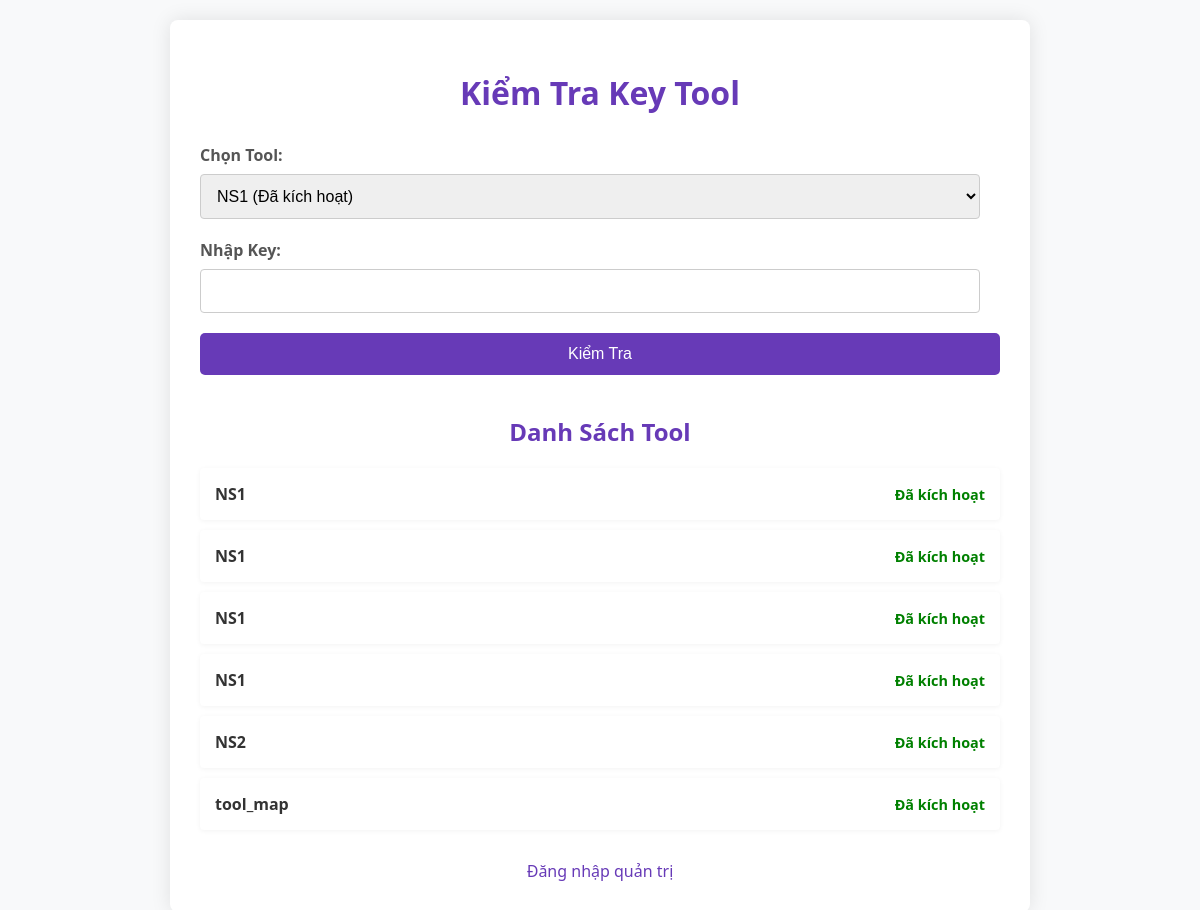
The page / on the database its author committed.
### tables this page shows
CREATE TABLE `tools` (
  `id` int(11) NOT NULL,
  `name` varchar(255) NOT NULL,
  `description` text DEFAULT NULL,
  `is_active` tinyint(1) DEFAULT 1,
  `created_at` timestamp NOT NULL DEFAULT current_timestamp(),
  `updated_at` timestamp NOT NULL DEFAULT current_timestamp() ON UPDATE current_timestamp()
);

### index.php (the view, shortened to what this page needs)
<?php
require_once 'admin/config.php';
$sql = "SELECT `id`, `name`, `is_active` FROM `tools` ORDER BY `name`";
$result = $conn->query($sql);
$tools = [];
if ($result->num_rows > 0) {
    while ($row = $result->fetch_assoc()) {
        $tools[] = $row;
    }
}
?>
<!DOCTYPE html>
<html lang="vi">
<head>
    <link rel="stylesheet" href="css/style.css">
</head>
<body>
    <div class="container">
        <h1>Kiểm Tra Key Tool</h1>
        <form method="post" action="<?php echo htmlspecialchars($_SERVER["PHP_SELF"]); ?>">
            <div class="form-group">
                <label for="tool_id">Chọn Tool:</label>
                <select class="form-control" name="tool_id" required>
                    <?php foreach ($tools as $tool): ?>
                        <option value="<?php echo $tool['id']; ?>"><?php echo $tool['name']; ?> (<?php echo $tool['is_active'] ? 'Đã kích hoạt' : 'Chưa kích hoạt'; ?>)</option>
                    <?php endforeach; ?>
                </select>
            </div>
            <div class="form-group">
                <label for="user_key">Nhập Key:</label>
                <input type="text" class="form-control" name="user_key" required>
            </div>
            <button type="submit" class="btn btn-primary">Kiểm Tra</button>
        </form>
        <h2>Danh Sách Tool</h2>
        <ul class="tool-list">
            <?php foreach ($tools as $tool): ?>
                <li class="tool-item">
                    <span class="tool-name"><?php echo $tool['name']; ?></span>
                    <span class="tool-status"><?php echo $tool['is_active'] ? '<span style="color: green;">Đã kích hoạt</span>' : '<span style="color: red;">Chưa kích hoạt</span>'; ?></span>
                </li>
            <?php endforeach; ?>
        </ul>
        <div class="admin-link">
            <a href="login.php">Đăng nhập quản trị</a>
        </div>
    </div>
</body>
</html>

### css/style.css (style rules this page uses)
body { font-family: 'Segoe UI', Tahoma, Geneva, Verdana, sans-serif; background-color: #f8f9fa; color: #333; margin: 0; padding: 20px; display: flex; justify-content: center; align-items: center; min-height: 100vh; }
.container { background-color: #fff; padding: 30px; border-radius: 8px; box-shadow: 0 0 20px rgba(0, 0, 0, 0.1); width: 100%; max-width: 800px; }
h1 { color: #673ab7; text-align: center; margin-bottom: 30px; }
.form-group { margin-bottom: 20px; }
label { display: block; margin-bottom: 8px; color: #555; font-weight: bold; }
.form-control { width: calc(100% - 20px); padding: 12px; border: 1px solid #ccc; border-radius: 4px; box-sizing: border-box; font-size: 1rem; }
button.btn-primary { width: 100%; padding: 12px; background-color: #673ab7; color: #fff; border: none; border-radius: 5px; cursor: pointer; transition: background-color 0.3s ease; font-size: 1rem; }
h2 { color: #673ab7; margin-top: 40px; margin-bottom: 20px; text-align: center; }
.tool-list { list-style: none; padding: 0; }
.tool-item { background-color: #fff; padding: 15px; border-radius: 4px; margin-bottom: 10px; box-shadow: 0 1px 5px rgba(0, 0, 0, 0.05); display: flex; justify-content: space-between; align-items: center; }
.tool-name { font-weight: bold; color: #333; }
.tool-status { color: #777; font-size: 0.9rem; }
.tool-status span { font-weight: bold; }
.admin-link { margin-top: 30px; text-align: center; }
.admin-link a { color: #673ab7; text-decoration: none; transition: color 0.3s ease; }

### rows shown on the page
tools: name "NS1", is_active "Đã kích hoạt"
tools: name "NS1", is_active "Đã kích hoạt"
tools: name "NS1", is_active "Đã kích hoạt"
tools: name "NS1", is_active "Đã kích hoạt"
tools: name "NS2", is_active "Đã kích hoạt"
tools: name "tool_map", is_active "Đã kích hoạt"

### other values the page prints
form field tool_id "NS1 (Đã kích hoạt)"
